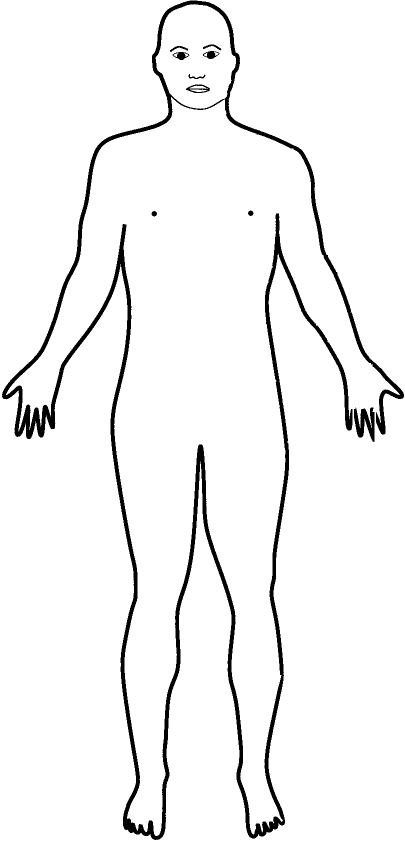
#> input picture example_images/human_body_scheme.png, 810 x 1683 px, found by its file name (shown at 1/2 size)
$ python interactive_annotator.py
#> lines starting #> are read from the running program, lines starting #| are printed output that depends on the picture; after the words box and inside, x2 and y2 are one past the last pixel; in counts of white or black regions, pixels touching at a corner belong together
### src/visualization.py
from copy import deepcopy

import cv2
import numpy as np
import re

NEUTRAL_COLOR = (52, 235, 107)

LEFT_ARM_COLOR = (216, 235, 52, 255)
LEFT_LEG_COLOR = (235, 107, 52, 255)
LEFT_SIDE_COLOR = (245, 188, 113, 255)
LEFT_FACE_COLOR = (235, 52, 107, 255)

RIGHT_ARM_COLOR = (52, 235, 216, 255)
RIGHT_LEG_COLOR = (52, 107, 235, 255)
RIGHT_SIDE_COLOR = (52, 171, 235, 255)
RIGHT_FACE_COLOR = (107, 52, 235, 255)

COCO_MARKERS = [
    ["head", cv2.MARKER_CROSS, NEUTRAL_COLOR],
#    ["left_eye", cv2.MARKER_SQUARE, LEFT_FACE_COLOR],
#    ["right_eye", cv2.MARKER_SQUARE, RIGHT_FACE_COLOR],
#    ["left_ear", cv2.MARKER_CROSS, LEFT_FACE_COLOR],
#    ["right_ear", cv2.MARKER_CROSS, RIGHT_FACE_COLOR],
#    ["left_shoulder", cv2.MARKER_TRIANGLE_UP, LEFT_ARM_COLOR],
#    ["right_shoulder", cv2.MARKER_TRIANGLE_UP, RIGHT_ARM_COLOR],
#    ["left_elbow", cv2.MARKER_SQUARE, LEFT_ARM_COLOR],
#    ["right_elbow", cv2.MARKER_SQUARE, RIGHT_ARM_COLOR],
#    ["left_wrist", cv2.MARKER_TILTED_CROSS, LEFT_ARM_COLOR],
#    ["right_wrist", cv2.MARKER_TILTED_CROSS, RIGHT_ARM_COLOR],
#    ["left_hip", cv2.MARKER_TRIANGLE_UP, LEFT_LEG_COLOR],
#    ["right_hip", cv2.MARKER_TRIANGLE_UP, RIGHT_LEG_COLOR],
#    ["left_knee", cv2.MARKER_SQUARE, LEFT_LEG_COLOR],
    ["hip_center", cv2.MARKER_SQUARE, LEFT_ARM_COLOR],
    ["board_tip_front", cv2.MARKER_TILTED_CROSS, RIGHT_LEG_COLOR],
    ["board_tip_back", cv2.MARKER_TILTED_CROSS, LEFT_LEG_COLOR],
]

COCO_MARKERS_WITH_HANDS = COCO_MARKERS + [
    ["left_thumb", cv2.MARKER_DIAMOND, LEFT_ARM_COLOR],
    ["right_thumb", cv2.MARKER_DIAMOND, RIGHT_ARM_COLOR],
    ["left_index", cv2.MARKER_CROSS, LEFT_ARM_COLOR],
    ["right_index", cv2.MARKER_CROSS, RIGHT_ARM_COLOR],
]

COCO_SKELETON = [
#    [[16, 14], LEFT_LEG_COLOR],  # Left ankle - Left knee
#    [[14, 12], LEFT_LEG_COLOR],  # Left knee - Left hip
#    [[17, 15], RIGHT_LEG_COLOR],  # Right ankle - Right knee
#    [[15, 13], RIGHT_LEG_COLOR],  # Right knee - Right hip
#    [[12, 13], NEUTRAL_COLOR],  # Left hip - Right hip
#    [[6, 12], LEFT_SIDE_COLOR],  # Left hip - Left shoulder
#    [[7, 13], RIGHT_SIDE_COLOR],  # Right hip - Right shoulder
#    [[6, 7], NEUTRAL_COLOR],  # Left shoulder - Right shoulder
#    [[6, 8], LEFT_ARM_COLOR],  # Left shoulder - Left elbow
#    [[7, 9], RIGHT_ARM_COLOR],  # Right shoulder - Right elbow
#    [[8, 10], LEFT_ARM_COLOR],  # Left elbow - Left wrist
#    [[9, 11], RIGHT_ARM_COLOR],  # Right elbow - Right wrist
#    [[2, 3], NEUTRAL_COLOR],  # Left eye - Right eye
#    [[1, 2], LEFT_FACE_COLOR],  # Nose - Left eye
#    [[1, 3], RIGHT_FACE_COLOR],  # Nose - Right eye
    [[2, 4], LEFT_LEG_COLOR],  # Left eye - Left ear
    [[2, 3], RIGHT_LEG_COLOR],  # Right eye - Right ear
    [[1, 2], NEUTRAL_COLOR],  # Left ear - Left shoulder
#    [[5, 7], RIGHT_FACE_COLOR],  # Right ear - Right shoulder
]

COCO_SKELETON_WITH_HANDS = COCO_SKELETON + [
    [[10, 18], LEFT_ARM_COLOR],  # Left wrist - Left thumb
    [[11, 19], RIGHT_ARM_COLOR],  # Right wrist - Right thumb
    [[10, 20], LEFT_ARM_COLOR],  # Left wrist - Left index
    [[11, 21], RIGHT_ARM_COLOR],  # Right wrist - Right index
]


def cut_bbox(img, bbox_wh, color=(0, 255, 0), thickness=2, pad=0.2, show_bbox=True, inf_size=None):
    """
    This function draws bounding box on the image
    """
    if isinstance(img, str):
        img = cv2.imread(img)
        # img = cv2.cvtColor(img, cv2.COLOR_BGR2BGRA)
    else:
        img = img.copy()

    bbox_wh = np.array(bbox_wh).astype(int)

    # [6 lines of commented-out code are left out]

    if show_bbox:
        img = cv2.rectangle(
            img,
            (bbox_wh[0], bbox_wh[1]),
            (bbox_wh[0] + bbox_wh[2], bbox_wh[1] + bbox_wh[3]),
            color=color,
            thickness=thickness,
        )

        # Draw corners of the bbox as circles
        img = cv2.circle(img, (bbox_wh[0], bbox_wh[1]), 5, color, -1)
        img = cv2.circle(img, (bbox_wh[0] + bbox_wh[2], bbox_wh[1]), 5, color, -1)
        img = cv2.circle(img, (bbox_wh[0], bbox_wh[1] + bbox_wh[3]), 5, color, -1)
        img = cv2.circle(img, (bbox_wh[0] + bbox_wh[2], bbox_wh[1] + bbox_wh[3]), 5, color, -1)

    original_bbox_wh = deepcopy(bbox_wh)

    # Enlarge the bbox with the padding
    bbox_wh[0] -= pad * bbox_wh[2]
    bbox_wh[1] -= pad * bbox_wh[3]
    bbox_wh[2] *= 1 + 2 * pad
    bbox_wh[3] *= 1 + 2 * pad

    # Make sure the bbox is within the image
    bbox_wh[0] = max(bbox_wh[0], 0)
    bbox_wh[1] = max(bbox_wh[1], 0)
    bbox_wh[2] = min(bbox_wh[2], img.shape[1] - bbox_wh[0])
    bbox_wh[3] = min(bbox_wh[3], img.shape[0] - bbox_wh[1])

    # Cut the image
    start_pt = (bbox_wh[0], bbox_wh[1])
    end_pt = (bbox_wh[0] + bbox_wh[2], bbox_wh[1] + bbox_wh[3])
    img = img[start_pt[1] : end_pt[1], start_pt[0] : end_pt[0]]

    # If inf_size is given, pad bbox with zeros
    if not inf_size is None:
        # Pad with grey
        grey_pad_size = (inf_size * original_bbox_wh[2:]).astype(int)
        img = np.pad(
            img,
            pad_width=(
                (grey_pad_size[1], grey_pad_size[1]),
                (grey_pad_size[0], grey_pad_size[0]),
                (0, 0),
            ),
            mode="constant",
            constant_values=200,
        )

        # Pad with black
        black_pad_size = np.array([0, 0])  # grey_pad_size//5
        img = np.pad(
            img,
            pad_width=(
                (black_pad_size[1], black_pad_size[1]),
                (black_pad_size[0], black_pad_size[0]),
                (0, 0),
            ),
            mode="constant",
            constant_values=0,
        )

        # Draw octants
        # offset = grey_pad_size + black_pad_size
        # zero = 0
        # pts = [
        #     [(offset, zero), (offset, offset)],
        #     [(offset, img.shape[0]-zero), (offset, img.shape[0]-offset)],
        #     [(zero, img.shape[0]-offset), (offset, img.shape[0]-offset)],
        #     [(zero, offset), (offset, offset)],
        #     [(img.shape[1]-zero, offset), (img.shape[1]-offset, offset)],
        #     [(img.shape[1]-zero, img.shape[0]-offset), (img.shape[1]-offset, img.shape[0]-offset)],
        #     [(img.shape[1]-offset, img.shape[0]-zero), (img.shape[1]-offset, img.shape[0]-offset)],
        #     [(img.shape[1]-offset, zero), (img.shape[1]-offset, offset)],
        # ]
        # for pt in pts:
        #     img = cv2.line(
        #         img, pt[0], pt[1], color=(0, 255, 0), thickness=max(grey_pad_size//50, 1),
        #     )

        # Visualize infinite space - first line is in the middle of the inf_pad,
        # second line is at 3/4 of the inf_pad, third line is at 7/8 of the inf_pad ...
        thickness = 1 if np.max(img.shape) < 1000 else 2
        start_pt = grey_pad_size
        for _ in range(1, 5):
            start_pt = start_pt // 2
            end_pt = np.array([img.shape[1], img.shape[0]]) - start_pt
            # Draw dar grey rectangle
            img = cv2.rectangle(
                img,
                start_pt.astype(int),
                end_pt.astype(int),
                color=(120, 120, 120),
                thickness=thickness,
            )

        # Draw red cross across the image
        img = cv2.line(
            img,
            (grey_pad_size[0], img.shape[0] // 2),
            (img.shape[1] - grey_pad_size[0], img.shape[0] // 2),
            # color=(0, 0, 255),
            color=(120, 120, 120),
            thickness=thickness,
        )
        img = cv2.line(
            img,
            (img.shape[1] // 2, grey_pad_size[1]),
            (img.shape[1] // 2, img.shape[0] - grey_pad_size[1]),
            # color=(0, 0, 255),
            color=(120, 120, 120),
            thickness=thickness,
        )

        # Get the numbers right so that the keypoints are still correct
        bbox_wh[0] -= grey_pad_size[0]
        bbox_wh[1] -= grey_pad_size[1]
        bbox_wh[2] += 2 * grey_pad_size[0]
        bbox_wh[3] += 2 * grey_pad_size[1]

        bbox_wh[0] -= black_pad_size[0]
        bbox_wh[1] -= black_pad_size[1]
        bbox_wh[2] += 2 * black_pad_size[0]
        bbox_wh[3] += 2 * black_pad_size[1]

    return img, bbox_wh


def show_keypoints(img, keypoints):
    """
    This function draws keypoints on the image
    """
    if isinstance(img, str):
        img = cv2.imread(img)
        img = cv2.cvtColor(img, cv2.COLOR_BGR2BGRA)

    keypoints = np.array(keypoints).astype(int).reshape(-1, 3)

    valid_kpts = np.all(keypoints[:, :2] > 0, axis=1)

    # No keypoints to draw
    if np.sum(valid_kpts) == 0:
        return img

    min_x = np.min(keypoints[valid_kpts, 0])
    min_y = np.min(keypoints[valid_kpts, 1])
    max_x = np.max(keypoints[valid_kpts, 0])
    max_y = np.max(keypoints[valid_kpts, 1])

    max_area = (max_x - min_x) * (max_y - min_y)
    line_width = max(int(np.sqrt(max_area) / 500), 1)
    marker_size = max(int(np.sqrt(max_area) / 30), 1)
    invisible_marker_size = max(int(np.sqrt(max_area) / 50), 1)
    marker_thickness = max(int(np.sqrt(max_area) / 100), 1)


    def squash_snake(snake_str):
        return "".join(re.findall("(?:^|_)([a-z])", snake_str))


    if len(keypoints) == len(COCO_MARKERS):
        coco_markers = COCO_MARKERS
        coco_skeleton = COCO_SKELETON
    else:
        coco_markers = COCO_MARKERS_WITH_HANDS
        coco_skeleton = COCO_SKELETON_WITH_HANDS

    for kpt, marker_info in zip(keypoints, coco_markers):
        # Do not show deleted keypoints
        if kpt[2] <= 0:
            continue

        # Do not show estimated keypoints, show only its bones
        if kpt[2] > 2:
            continue

        if kpt[2] == 2:
            color = marker_info[2]
        else:
            color = (150, 150, 150, 0)

        kpt_shortname = squash_snake(marker_info[0])

        if kpt[2] == 2:
            img = cv2.drawMarker(
                img,
                (int(kpt[0]), int(kpt[1])),
                color=color,
                markerType=marker_info[1],
                markerSize=invisible_marker_size if kpt[2] == 1 else marker_size,
                thickness=marker_thickness,
            )
            img = cv2.putText(img, str(kpt_shortname),
                    (int(kpt[0]), int(kpt[1])), cv2.FONT_HERSHEY_SIMPLEX, 0.9, (0,0,0), 2)

        else:
            img_overlay = img.copy()
            img_overlay = cv2.drawMarker(
                img_overlay,
                (int(kpt[0]), int(kpt[1])),
                color=color,
                markerType=marker_info[1],
                markerSize=marker_size,
                thickness=marker_thickness,
            )
            img_overlay = cv2.putText(img_overlay, str(kpt_shortname),
                    (int(kpt[0]), int(kpt[1])), cv2.FONT_HERSHEY_SIMPLEX, 0.9, (0,0,0), 2)
            img = cv2.addWeighted(img_overlay, 0.7, img, 0.3, 0)

    for bone_info in coco_skeleton:
        kp1 = keypoints[bone_info[0][0] - 1, :]
        kp2 = keypoints[bone_info[0][1] - 1, :]

        # if (kp1[0] == 0 and kp1[1] == 0) or (kp2[0] == 0 and kp2[1] == 0):
        if (kp1[2] == 0) or (kp2[2] == 0):
            continue

        dashed = kp1[2] != 2 or kp2[2] != 2
        color = bone_info[1]

        if dashed:
            img_overlay = img.copy()
            img_overlay = cv2.line(
                img_overlay,
                (int(kp1[0]), int(kp1[1])),
                (int(kp2[0]), int(kp2[1])),
                color,
                thickness=line_width,
                lineType=cv2.LINE_AA,
            )
            img = cv2.addWeighted(img_overlay, 0.4, img, 0.6, 0)

        else:
            img = cv2.line(
                img,
                (int(kp1[0]), int(kp1[1])),
                (int(kp2[0]), int(kp2[1])),
                color,
                thickness=line_width,
                lineType=cv2.LINE_AA,
            )

    return img


def show_annotation(img, annotation, pad=0.2, two_scales=True, inf_size=None):
    """
    This function draws keypoints and bounding box on the image
    """

    assert not (
        two_scales and not inf_size is None
    ), "Cannot use two_scales and inf_size at the same time"

    if isinstance(img, str):
        print("Loading image")
        img = cv2.imread(img)
    else:
        img = img.copy()

    annotation = deepcopy(annotation)
    img_cut, bbox_with_pad = cut_bbox(
        img,
        annotation["bbox"],
        pad=pad,
        color=(0, 120, 0) if "checked" in annotation.keys() else (0, 255, 0),
        inf_size=inf_size,
    )
    vis_kpts = annotation["keypoints"][:, 2] > 0
    annotation["keypoints"][vis_kpts, :2] -= bbox_with_pad[:2]
    img_cut = show_keypoints(
        img_cut,
        annotation["keypoints"],
    )

    # Create a mapping from image coordinates to keypoint index
    kpts_mapping = [
        np.array(list(range(len(annotation["keypoints"])))),
        annotation["keypoints"][:, :2],
    ]

    if two_scales:
        img_cut2, _ = cut_bbox(
            img,
            annotation["bbox"],
            pad=0,
            color=(0, 120, 0) if "checked" in annotation.keys() else (0, 255, 0),
            show_bbox=False,
        )
        resize_factor = img_cut2.shape[0] / img_cut.shape[0]
        resize_factor = 1 / resize_factor
        img_cut2 = cv2.resize(img_cut2, (img_cut.shape[1], img_cut.shape[0]))
        img_cut = np.hstack((img_cut, img_cut2))

        kpts_mapping[0] = np.concatenate((kpts_mapping[0], kpts_mapping[0]), axis=0)

        kpts_mapping[1] = np.concatenate(
            (
                kpts_mapping[1],
                (annotation["keypoints"][:, :2] - annotation["bbox"][:2]) * resize_factor
                + np.array([bbox_with_pad[2], 0]),
            ),
            axis=0,
        )

    kpts_mapping[1][kpts_mapping[1] < 0] = 0

    return img_cut, bbox_with_pad, kpts_mapping


# [30 lines left out: function show_bboxes, not called in this run]

### src/interactive_annotator.py
import datetime
import time
from collections import deque
from copy import deepcopy

import cv2
import numpy as np

from .visualization import show_annotation


class InteractiveAnnotator(object):
    def __init__(
        self,
        annotation,
        img_path,
        window_name="Image",
        fps=20,
        with_example=False,
        is_start=True,
        two_scales=False,
        inf_size=None,
        normalize_shape=True,
        pose_format="coco",
    ) -> None:
        """
        Initializes an instance of the InteractiveAnnotator class.

        Parameters:
        - annotation: A dictionary containing the annotation information.
        - img_path: The path to the image file.
        - window_name: The name of the window to display the image.
        - fps: The frames per second for displaying the image.
        - with_example: A boolean indicating whether to show an example image.
        - is_start: A boolean indicating whether it is the start of the annotation.
        - two_scales: A boolean indicating whether to use two scales for annotation.
        - inf_size: The size of the inference image.
        - normalize_shape: A boolean indicating whether to normalize the shape of the annotation.
        - pose_format: The format of the pose annotation.
        """
#> called with img_path = 'images/human_body_scheme.png', window_name = 'Image', fps = 20, with_example = False, is_start = True, two_scales = False, normalize_shape = True, pose_format = 'coco'
        self.started_at = time.time()
        self.img_path = img_path
        self.img = cv2.imread(img_path)
#> self.img is the input picture: shape (1683, 810, 3); mean B, G, R 243, 243, 243

        if annotation is None:
            self.annotation = {
                "keypoints": np.zeros((4, 3)),
                "bbox": [0, 0, self.img.shape[1], self.img.shape[0]],
                "image_id": 0,
                "category_id": 1,
                "id": 0,
            }
            self.bbox_pad = 0.0
        else:
            self.annotation = deepcopy(annotation)

            if "keypoints" not in self.annotation.keys():
                self.annotation["keypoints"] = np.zeros((4, 3))

            if "area" not in self.annotation.keys():
                self.annotation["area"] = self.annotation["bbox"][2] * self.annotation["bbox"][3]

            self.annotation["keypoints"] = np.array(self.annotation["keypoints"]).reshape(-1, 3)
            self.bbox_pad = 0.0

        self.inf_size = inf_size
        self.preset_inf_size = inf_size
        self.is_start = is_start
        self.two_scales = two_scales
        self.pose_format = pose_format.lower()
        self.current_keypoint = None
        self.dragging = False
        self.window_name = window_name
        self.pressed_at = 0
        self.fps = fps

        self.implemented_formats = ["coco", "coco_with_thumbs"]
        assert (
            self.pose_format in self.implemented_formats
        ), "Format {:s} not implemented. Use one of the following: {}".format(
            self.pose_format, self.implemented_formats
        )

        self.normalize_shape = normalize_shape
        self.x_transform = lambda x: x
        self.y_transform = lambda x: x

        # If WITH HAND, the annotation should have 21 keypoints
        if self.pose_format == "coco_with_thumbs" and self.annotation["keypoints"].shape[0] != 21:
            missing_kpts = 21 - self.annotation["keypoints"].shape[0]
            self.annotation["keypoints"] = np.vstack(
                (self.annotation["keypoints"], np.zeros((missing_kpts, 3)))
            )

        self.distance_threshold = (
            (self.annotation["bbox"][2] + self.annotation["bbox"][3]) / 2 * 0.05
        )

        self.memory = deque(maxlen=100)
        self.memory.append(deepcopy(self.annotation))

        self.with_example = with_example
        if self.with_example:
            self.example_img = cv2.imread("example_images/{:s}.png".format(self.pose_format))
        self.show()

    # [36 lines left out: function mouse_callback, not called in this run]

    def key_pressed(self, k):
        # Change the visibility of the current keypoint
        if k == ord("v"):
            if self.dragging and self.current_keypoint is not None:
                v = self.annotation["keypoints"][self.current_keypoint, 2]
                if v == 1:
                    self.annotation["keypoints"][self.current_keypoint, 2] = 2
                elif v == 2:
                    self.annotation["keypoints"][self.current_keypoint, 2] = 3
                elif v == 3:
                    self.annotation["keypoints"][self.current_keypoint, 2] = 1
                self.show()

        # Delete the current keypoint
        elif k == ord("d"):
            if self.dragging and self.current_keypoint is not None:
                self.annotation["keypoints"][self.current_keypoint, :] = 0

                self.current_keypoint = None
                self.show()

        # Undo the last action
        elif k == ord("z"):
            self.undo()

        # Restart the annotation
        elif k == ord("r"):
            self.undo(all=True)

        # Generate a completely new annotation
        elif k == ord("g"):
            self.generate()

        # Generate a completely new annotation
        elif k == ord("l"):
            self.flip_lr()

        # Add a new keypoint, if some is missing
        elif k == ord("a"):
            self.add_keypoint()

        # Zoom the image
        elif k == ord("o"):
            self.bbox_pad += 0.05
            if abs(self.bbox_pad) < 1e-5:
                self.inf_size = self.preset_inf_size
            else:
                self.inf_size = None
            self.show()

            # Detect max zoom and if so, do not expand the bbox anymore
            if (
                self.x_offsets[0] == 0
                and self.x_offsets[1] == self.img.shape[1]
                and self.y_offsets[0] == 0
                and self.y_offsets[1] == self.img.shape[0]
            ):
                self.bbox_pad -= 0.05

        elif k == ord("p"):
            self.bbox_pad -= 0.05
            self.bbox_pad = max(self.bbox_pad, -0.45)
            if abs(self.bbox_pad) < 1e-5:
                self.inf_size = self.preset_inf_size
            else:
                self.inf_size = None
            self.show()

        elif k == ord("e"):
            mask_vis_kpts = self.annotation["keypoints"][:, 2] == 2
            mask_unvis_kpts = self.annotation["keypoints"][:, 2] == 1
            self.annotation["keypoints"][mask_vis_kpts, 2] = 1
            self.annotation["keypoints"][mask_unvis_kpts, 2] = 2
            self.show()


    # [6 lines left out: function set_current_keypoint, not called in this run]

    def show(self):
        img, bbox_with_pad, kpts_mapping = show_annotation(
            self.img,
            annotation=self.annotation,
            pad=self.bbox_pad * 2 if self.two_scales else self.bbox_pad,
            two_scales=self.two_scales,
            inf_size=self.inf_size,
        )
#> in cut_bbox, `img = cv2.rectangle( img, (bbox_wh[0], bbox_wh[1]), (bbox_wh[0] + bbox..`:
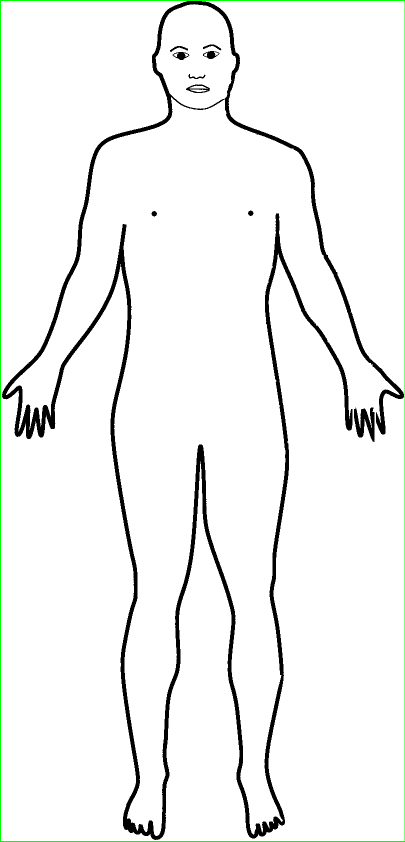
#> img: shape (1683, 810, 3) (shown at 1/2 size); 0.55% of pixels changed, all inside (x1, y1, x2, y2) = (0, 0, 810, 1683); drawn as B, G, R
#> (the rest of the program and of its run is left out)
